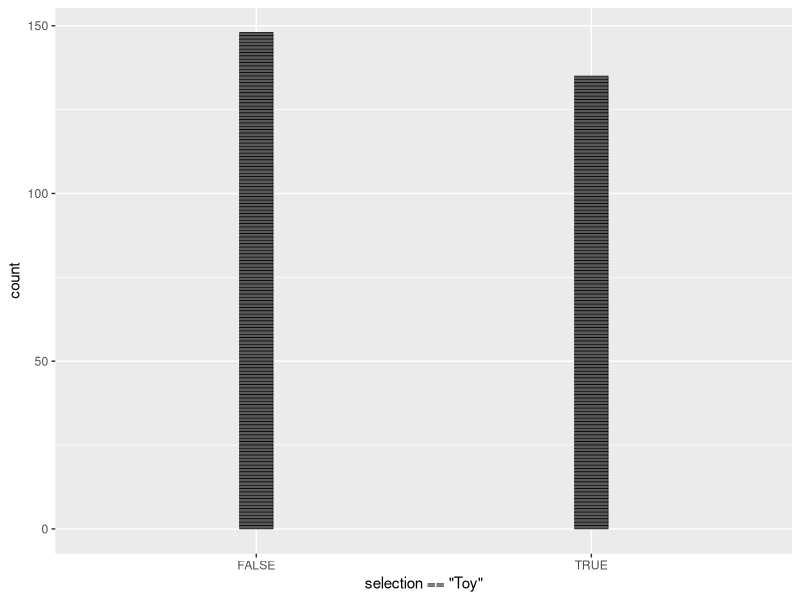

Write R code to recreate this figure. (Note: this script raises an error after producing the figure.)
## ---- chunk 1
knitr::opts_chunk$set(echo = TRUE)
options(tidyverse.quiet = TRUE)
## ---- chunk 2
library(tidyverse)

## ---- chunk 3
tribble(~selection, ~n,
     "Candy", 148,
       "Toy", 135) %>% 
  uncount(weights = n) %>% 
  mutate(group = row_number()) %>% 
  ggplot() + 
  aes(x = selection == "Toy", group = group) + 
  geom_bar(width = .1, color = "black", linewidth = .2)



compute_group_bricks <- function(data, scales){
  
  data %>% 
    StatCount$compute_group(scales = scales) %>% 
    mutate(grouping = row_number())
  
}



StatCount2 <- ggproto("StatCount2", StatCount,
                      default_aes = aes(group = after_stat(grouping)))

tribble(~selection, ~n,
     "Candy", 148,
       "Toy", 135) %>% 
  uncount(weights = n) %>% 
  ggplot() + 
  aes(x = selection == "Toy") + 
  geom_bar(stat = StatCount2, width = .1, color = "black", linewidth = .2)




